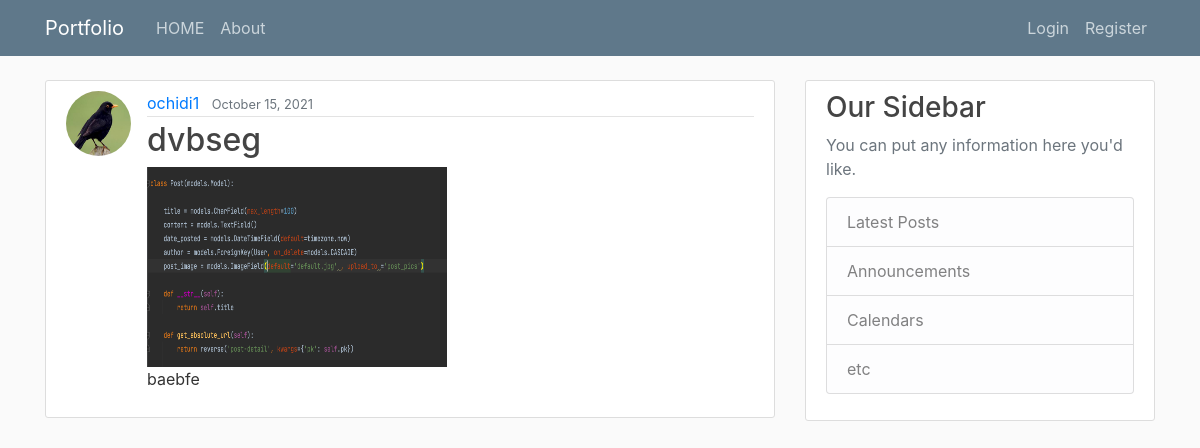
Screenshot of /post/46/ with the database file from the repository.
### blog/models.py (models this page shows, shortened)
class Post(models.Model):
    title = models.CharField(max_length=100)
    content = models.TextField()
    date_posted = models.DateTimeField(default=timezone.now)
    author = models.ForeignKey(User, on_delete=models.CASCADE)
    image = models.ImageField( upload_to ='post_pics', default='default.jpg' )

### users/models.py (models this page shows, shortened)
class Profile(models.Model):
    user = models.OneToOneField(User, on_delete=models.CASCADE)
    image = models.ImageField(default='default.jpg', upload_to='profile_pics')

### blog/views.py (the view)
# urls.py: path('post/<int:pk>/', PostDetailView.as_view(), name='post-detail'),
class PostDetailView(DetailView):
    model = Post

### blog/templates/blog/post_detail.html (shortened to what this page needs)
{% extends "blog/base.html" %}
    {% block content %}
    <article class="media content-section">
      <img class="rounded-circle  article-img" src="{{ object.author.profile.image.url }}">
      <div class="media-body">
        <div class="article-metadata">
          <a class="mr-2" href="#">{{ object.author }}</a>
          <small class="text-muted">{{ post.date_posted|date:"F d, Y" }}</small>
        </div>
        <h2 class="article-title">{{ post.title }}</h2>
      <img src="{{post.image.url  }}" height= 200 width = 300>
        <p class="article-content">{{ post.content }}</p>
      </div>
    </article>
{% endblock content%}

### blog/static/blog/main.css (style rules this page uses)
body { background: #fafafa; color: #333333; margin-top: 5rem; }
h1, h2, h3, h4, h5, h6 { color: #444444; }
.content-section { background: #ffffff; padding: 10px 20px; border: 1px solid #dddddd; border-radius: 3px; margin-bottom: 20px; }
.article-title { color: #444444; }
.article-content { white-space: pre-line; }
.article-img { height: 65px; width: 65px; margin-right: 16px; }
.article-metadata { padding-bottom: 1px; margin-bottom: 4px; border-bottom: 1px solid #e3e3e3 }

### rows the page displays
Post: author.profile.image (picture), author "ochidi1", date_posted "October 15, 2021", title "dvbseg", image (picture), content "baebfe"
